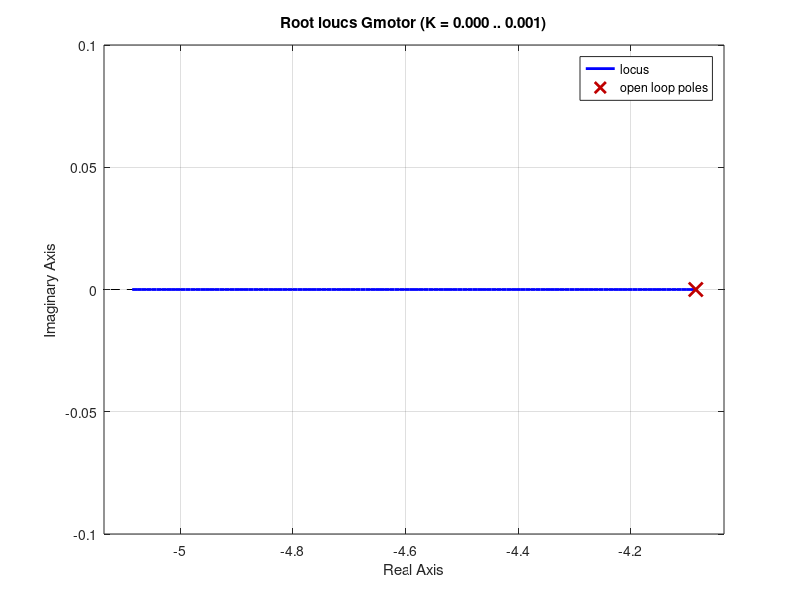

The MATLAB script that drew this image: (Note: this script raises an error after producing the figure.)
clear all
close all
clc

Km = 0.228; %  mototr torque
Jm = 200e-6; % motor inertia
Bm = 817e-6; %  viscous friction
G = 107.815; %  gear ratio
tau_max = 0.9; % maximum torque
qd_max = 165; %  max speed

Gmotor=tf(Km,[Jm Bm]);

rlocus(Gmotor) 
rltool(Gmotor)  %interactive

OS   = 0.02;
zeta = -log(OS)/sqrt(pi^2 + log(OS)^2);
wn   = 5;
Kp = (2*zeta*wn*Jm - Bm)/Km
Ki = wn^2*Jm/Km

C = pid(Kp, Ki);
T = feedback(C*Gmotor, 1);
figure, step(T), grid on
stepinfo(T)
